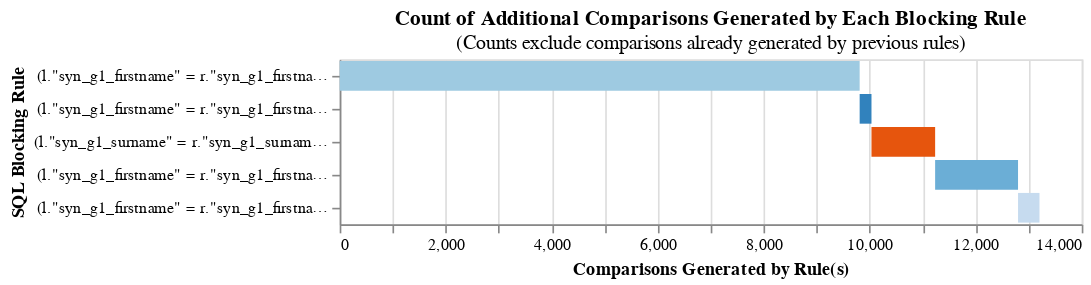

Source (notebook cell):
### Code cell
from splink.duckdb.blocking_rule_library import block_on
import splink.duckdb.comparison_template_library as ctl
import splink.duckdb.comparison_library as cl

# link_only - setting 1: basic comparison
settings_deterministic =  {
    "link_type": "link_only",
    "blocking_rules_to_generate_predictions": [
        block_on(["syn_g1_firstname", "syn_g1_surname", "syn_g0_surname", "g1_dob_arc1"]),
        block_on(["syn_g1_firstname", "syn_g0_surname", "g1_dob_arc1", "g1_gender_arc"]),
        block_on(["syn_g1_surname", "syn_g0_surname", "g1_dob_arc1", "g1_gender_arc"]),
        block_on(["syn_g1_firstname", "syn_g1_surname", "g1_dob_arc1", "g1_gender_arc"]),
        block_on(["syn_g1_firstname", "syn_g1_surname", "syn_g0_surname", "g1_gender_arc"]),
    ],  
    "comparisons": [],
    "retain_matching_columns":True,
    "retain_intermediate_calculation_columns":True,
    "additional_columns_to_retain": [
        "ethgroup",
        "imddecile",
        "maternal_agecat",
    ]
}

linker = DuckDBLinker(
    [gold_df, df],
    settings_dict= settings_deterministic,
    input_table_aliases=["df_left","df_right"]
)

# linker.save_model_to_json(out_path = "linkage_outputs\\scenario1_dataset1\\deterministic_linkage_settings.json", overwrite = True)
linker.cumulative_num_comparisons_from_blocking_rules_chart()

### Figure 1 — Vega-Lite specification as saved in the notebook (floating-point values rounded to 4 significant figures)
{"config": {"view": {"continuousWidth": 300, "continuousHeight": 300}}, "data": {"name": "data-4f6b87a90a16761c72a47355df25302e"}, "mark": "bar", "encoding": {"color": {"field": "rule", "legend": null, "scale": {"scheme": "category20c"}}, "order": {"field": "cumulative_rows"}, "tooltip": [{"field": "rule", "title": "SQL Condition", "type": "nominal"}, {"field": "row_count", "format": ",", "title": "Comparisons Generated", "type": "quantitative"}, {"field": "cumulative_rows", "format": ",", "title": "Cumulative Comparisons", "type": "quantitative"}, {"field": "cartesian", "format": ",", "title": "Cartesian Product of Input Data", "type": "quantitative"}, {"field": "reduction_ratio", "title": "Reduction Ratio (cumulative rows/cartesian product)", "type": "nominal"}], "x": {"field": "start", "title": "Comparisons Generated by Rule(s)", "type": "quantitative"}, "x2": {"field": "cumulative_rows"}, "y": {"field": "rule", "sort": ["-x2"], "title": "SQL Blocking Rule"}}, "height": {"step": 20}, "title": {"text": "Count of Additional Comparisons Generated by Each Blocking Rule", "subtitle": "(Counts exclude comparisons already generated by previous rules)"}, "width": 450, "$schema": "https://vega.github.io/schema/vega-lite/v5.9.3.json", "datasets": {"data-4f6b87a90a16761c72a47355df25302e": [{"row_count": 9810, "rule": "(l.\"syn_g1_firstname\" = r.\"syn_g1_firstname\") AND (l.\"syn_g1_surname\" = r.\"syn_g1_surname\") AND (l.\"syn_g0_surname\" = r.\"syn_g0_surname\") AND (l.\"g1_dob_arc1\" = r.\"g1_dob_arc1\")", "cumulative_rows": 9810, "cartesian": 176384961, "reduction_ratio": "The rolling reduction ratio with your given blocking rule(s) is 0.999944. This represents the reduction in the total number of comparisons due to your rule(s).", "start": 0}, {"row_count": 223, "rule": "(l.\"syn_g1_firstname\" = r.\"syn_g1_firstname\") AND (l.\"syn_g0_surname\" = r.\"syn_g0_surname\") AND (l.\"g1_dob_arc1\" = r.\"g1_dob_arc1\") AND (l.\"g1_gender_arc\" = r.\"g1_gender_arc\")", "cumulative_rows": 10033, "cartesian": 176384961, "reduction_ratio": "The rolling reduction ratio with your given blocking rule(s) is 0.999943. This represents the reduction in the total number of comparisons due to your rule(s).", "start": 9810}, {"row_count": 1201, "rule": "(l.\"syn_g1_surname\" = r.\"syn_g1_surname\") AND (l.\"syn_g0_surname\" = r.\"syn_g0_surname\") AND (l.\"g1_dob_arc1\" = r.\"g1_dob_arc1\") AND (l.\"g1_gender_arc\" = r.\"g1_gender_arc\")", "cumulative_rows": 11234, "cartesian": 176384961, "reduction_ratio": "The rolling reduction ratio with your given blocking rule(s) is 0.999936. This represents the reduction in the total number of comparisons due to your rule(s).", "start": 10033}, {"row_count": 1564, "rule": "(l.\"syn_g1_firstname\" = r.\"syn_g1_firstname\") AND (l.\"syn_g1_surname\" = r.\"syn_g1_surname\") AND (l.\"g1_dob_arc1\" = r.\"g1_dob_arc1\") AND (l.\"g1_gender_arc\" = r.\"g1_gender_arc\")", "cumulative_rows": 12798, "cartesian": 176384961, "reduction_ratio": "The rolling reduction ratio with your given blocking rule(s) is 0.999927. This represents the reduction in the total number of comparisons due to your rule(s).", "start": 11234}, {"row_count": 405, "rule": "(l.\"syn_g1_firstname\" = r.\"syn_g1_firstname\") AND (l.\"syn_g1_surname\" = r.\"syn_g1_surname\") AND (l.\"syn_g0_surname\" = r.\"syn_g0_surname\") AND (l.\"g1_gender_arc\" = r.\"g1_gender_arc\")", "cumulative_rows": 13203, "cartesian": 176384961, "reduction_ratio": "The rolling reduction ratio with your given blocking rule(s) is 0.999925. This represents the reduction in the total number of comparisons due to your rule(s).", "start": 12798}]}}
